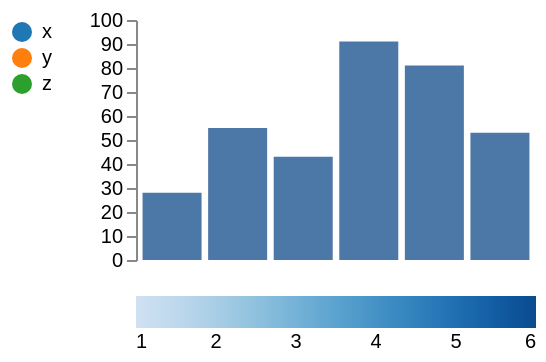

Source (Vega-Lite JSON):
### Vega specification from a JSON file in a GitHub repository (floating-point values rounded to 4 significant figures)
{"width": 200, "height": 120, "padding": 5, "data": [{"name": "t", "values": [{"a": "Alpha", "b": 28, "c": "x", "d": 1}, {"a": "Bravo", "b": 55, "c": "y", "d": 2}, {"a": "Charlie", "b": 43, "c": "x", "d": 3}, {"a": "Delta", "b": 91, "c": "z", "d": 4}, {"a": "Echo", "b": 81, "c": "y", "d": 5}, {"a": "Foxtrot", "b": 53, "c": "z", "d": 6}]}], "scales": [{"name": "x", "type": "band", "domain": {"data": "t", "field": "a"}, "range": "width", "padding": 0.1}, {"name": "y", "type": "linear", "domain": {"data": "t", "field": "b"}, "range": "height", "nice": true}, {"name": "color", "type": "ordinal", "domain": {"data": "t", "field": "c"}, "range": {"scheme": "category10"}}, {"name": "ramp", "type": "linear", "domain": {"data": "t", "field": "d"}, "range": {"scheme": "blues"}}, {"name": "size", "type": "linear", "domain": {"data": "t", "field": "b"}, "range": [10, 200]}, {"name": "shape", "type": "ordinal", "domain": {"data": "t", "field": "c"}, "range": "symbol"}, {"name": "quant", "type": "quantize", "domain": [0, 100], "range": {"scheme": "greens", "count": 4}}], "marks": [{"type": "rect", "from": {"data": "t"}, "encode": {"enter": {"x": {"scale": "x", "field": "a"}, "width": {"scale": "x", "band": 1}, "y": {"scale": "y", "field": "b"}, "y2": {"scale": "y", "value": 0}}}}], "autosize": {"type": "pad", "contains": "content"}, "axes": [{"orient": "left", "scale": "y"}], "legends": [{"fill": "ramp", "type": "gradient", "orient": "bottom", "direction": "horizontal"}, {"fill": "color", "orient": "left"}]}
